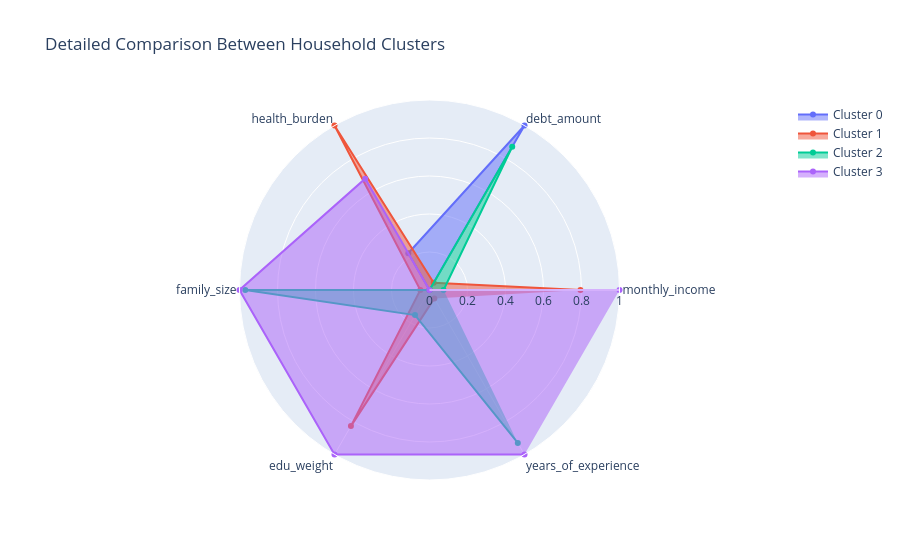

Notebook code cell kept with this figure:
### Markdown cell above
## Radar Chart

### Code cell
features_to_plot = ['monthly_income', 'debt_amount', 'health_burden', 'family_size', 'edu_weight', 'years_of_experience']
cluster_avg = df.groupby('cluster')[features_to_plot].mean()

scaler_radar = MinMaxScaler()
cluster_avg_scaled = pd.DataFrame(scaler_radar.fit_transform(cluster_avg), columns=features_to_plot)

fig = go.Figure()

for i in range(len(cluster_avg_scaled)):
    fig.add_trace(go.Scatterpolar(
        r=cluster_avg_scaled.iloc[i].values,
        theta=features_to_plot,
        fill='toself',
        name=f'Cluster {i}'
    ))

fig.update_layout(
  polar=dict(radialaxis=dict(visible=True, range=[0, 1])),
  showlegend=True,
  title="Detailed Comparison Between Household Clusters"
)

fig.show()

### Figure 1 — Plotly figure (JSON) as saved in the notebook; plotly's stock layout.template omitted (floating-point values rounded to 4 significant figures)
{"data": [{"fill": "toself", "name": "Cluster 0", "r": [0.0, 1.0, 0.2236, 0.0, 0.0, 0.0], "theta": ["monthly_income", "debt_amount", "health_burden", "family_size", "edu_weight", "years_of_experience"], "type": "scatterpolar"}, {"fill": "toself", "name": "Cluster 1", "r": [0.7942, 0.04424, 1.0, 0.0482, 0.8271, 0.05099], "theta": ["monthly_income", "debt_amount", "health_burden", "family_size", "edu_weight", "years_of_experience"], "type": "scatterpolar"}, {"fill": "toself", "name": "Cluster 2", "r": [0.07394, 0.8707, 0.0, 0.9696, 0.1524, 0.9295], "theta": ["monthly_income", "debt_amount", "health_burden", "family_size", "edu_weight", "years_of_experience"], "type": "scatterpolar"}, {"fill": "toself", "name": "Cluster 3", "r": [1.0, 0.0, 0.6766, 1.0, 1.0, 1.0], "theta": ["monthly_income", "debt_amount", "health_burden", "family_size", "edu_weight", "years_of_experience"], "type": "scatterpolar"}], "layout": {"polar": {"radialaxis": {"range": [0, 1], "visible": true}}, "showlegend": true, "title": {"text": "Detailed Comparison Between Household Clusters"}}}
